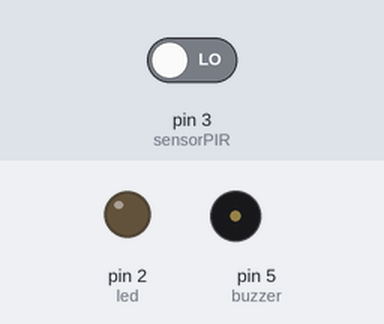
Recording of a sketch running on a simulated Arduino Uno, built with avr-gcc and run on an emulated ATmega328P. Shown: output pins drawn as LEDs (lit = HIGH), buzzer (waves = sounding). The test bench sets the inputs (shaded band); at power-on: pin 3 (sensorPIR) LOW.

Above: at 1.2 s.
1.3 s: pin 3 (sensorPIR) driven HIGH
At 2.4 s:
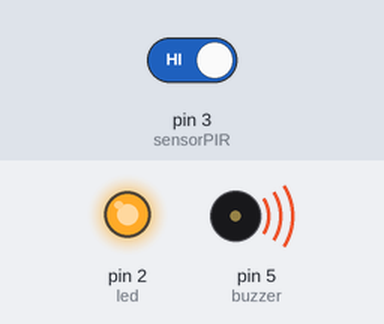
2.8 s: pin 3 (sensorPIR) driven LOW
At 3.5 s:
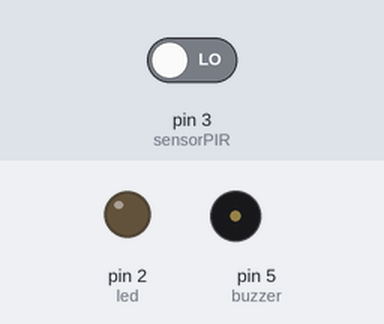
Timing chart, 0 to 5.8 s (numbered marks = the images above; inputs shaded):
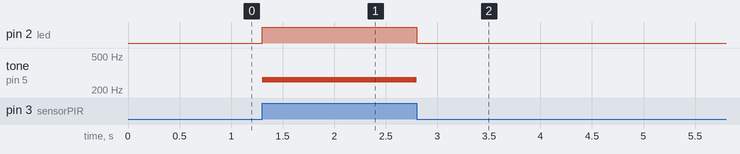

Measured:
- after the input at 1.3 s, pin 2 (led): LOW → HIGH at once; tone on pin 5 (buzzer): silent → 264 Hz at once
- after the input at 2.8 s, pin 2 (led): HIGH → LOW at once; tone on pin 5 (buzzer): 264 Hz → silent at once

The sketch:

Sensor_de_Presenca.ino
```cpp
// C++ code
//
int sensorPIR = 3;
int buzzer = 5;
int led = 2;

void setup()
{
  pinMode(led,OUTPUT);
  pinMode(sensorPIR,INPUT);
  pinMode(buzzer,OUTPUT);
}

void loop()
{
 int detectarPresenca = digitalRead(sensorPIR);
  if(detectarPresenca == 1){
    tone(buzzer,264);
    digitalWrite(led,HIGH);

  }else{
    noTone(buzzer);
    digitalWrite(led,LOW);
  }
}
```
